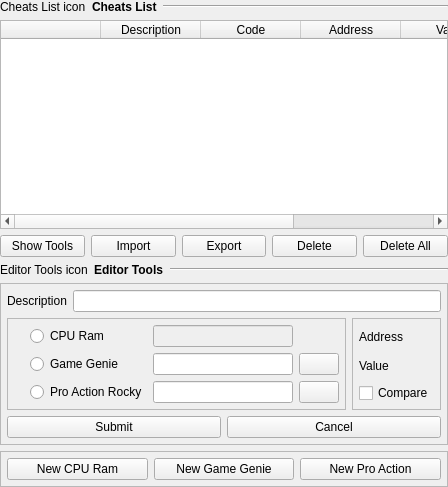
<?xml version="1.0" encoding="UTF-8"?>
<ui version="4.0">
 <class>wdgCheatEditor</class>
 <widget class="QWidget" name="wdgCheatEditor">
  <property name="geometry">
   <rect>
    <x>0</x>
    <y>0</y>
    <width>448</width>
    <height>487</height>
   </rect>
  </property>
  <property name="focusPolicy">
   <enum>Qt::StrongFocus</enum>
  </property>
  <property name="windowTitle">
   <string>Cheats Editor</string>
  </property>
  <layout class="QVBoxLayout" name="verticalLayout_wdgCheatEditor">
   <property name="leftMargin">
    <number>0</number>
   </property>
   <property name="topMargin">
    <number>0</number>
   </property>
   <property name="rightMargin">
    <number>0</number>
   </property>
   <property name="bottomMargin">
    <number>0</number>
   </property>
   <item>
    <widget class="QWidget" name="widget_Cheats_List" native="true">
     <layout class="QVBoxLayout" name="verticalLayout_widget_Cheats_List">
      <property name="leftMargin">
       <number>0</number>
      </property>
      <property name="topMargin">
       <number>0</number>
      </property>
      <property name="rightMargin">
       <number>0</number>
      </property>
      <property name="bottomMargin">
       <number>0</number>
      </property>
      <item>
       <layout class="QHBoxLayout" name="horizontalLayout_Cheat_List_Editor">
        <item>
         <widget class="QLabel" name="icon_Cheat_List_Editor">
          <property name="text">
           <string notr="true">Cheats List icon</string>
          </property>
         </widget>
        </item>
        <item>
         <widget class="QLabel" name="label_Cheat_List_Editor">
          <property name="font">
           <font>
            <weight>75</weight>
            <bold>true</bold>
           </font>
          </property>
          <property name="text">
           <string>Cheats List</string>
          </property>
         </widget>
        </item>
        <item>
         <widget class="Line" name="line_Cheat_List_Editor">
          <property name="sizePolicy">
           <sizepolicy hsizetype="Expanding" vsizetype="Fixed">
            <horstretch>0</horstretch>
            <verstretch>0</verstretch>
           </sizepolicy>
          </property>
          <property name="orientation">
           <enum>Qt::Horizontal</enum>
          </property>
         </widget>
        </item>
       </layout>
      </item>
      <item>
       <widget class="QTableWidget" name="tableWidget_Cheats">
        <property name="focusPolicy">
         <enum>Qt::StrongFocus</enum>
        </property>
        <property name="editTriggers">
         <set>QAbstractItemView::NoEditTriggers</set>
        </property>
        <property name="tabKeyNavigation">
         <bool>false</bool>
        </property>
        <property name="showDropIndicator" stdset="0">
         <bool>false</bool>
        </property>
        <property name="selectionMode">
         <enum>QAbstractItemView::SingleSelection</enum>
        </property>
        <property name="selectionBehavior">
         <enum>QAbstractItemView::SelectRows</enum>
        </property>
        <property name="sortingEnabled">
         <bool>true</bool>
        </property>
        <property name="cornerButtonEnabled">
         <bool>false</bool>
        </property>
        <property name="columnCount">
         <number>6</number>
        </property>
        <column>
         <property name="text">
          <string/>
         </property>
        </column>
        <column>
         <property name="text">
          <string>Description</string>
         </property>
        </column>
        <column>
         <property name="text">
          <string>Code</string>
         </property>
        </column>
        <column>
         <property name="text">
          <string>Address</string>
         </property>
        </column>
        <column>
         <property name="text">
          <string>Value</string>
         </property>
        </column>
        <column>
         <property name="text">
          <string>Compare</string>
         </property>
        </column>
       </widget>
      </item>
      <item>
       <layout class="QHBoxLayout" name="horizontalLayout_Cheats_Buttons">
        <item>
         <widget class="themePushButton" name="pushButton_Hide_Show_Tools">
          <property name="text">
           <string>Show Tools</string>
          </property>
          <property name="icon">
           <iconset resource="resources.qrc">
            <normaloff>:/icon/icons/settings_wrench.svgz</normaloff>:/icon/icons/settings_wrench.svgz</iconset>
          </property>
         </widget>
        </item>
        <item>
         <widget class="themePushButton" name="pushButton_Import_Cheats">
          <property name="text">
           <string>Import</string>
          </property>
          <property name="icon">
           <iconset resource="resources.qrc">
            <normaloff>:/icon/icons/load.svgz</normaloff>:/icon/icons/load.svgz</iconset>
          </property>
         </widget>
        </item>
        <item>
         <widget class="themePushButton" name="pushButton_Export_Cheats">
          <property name="text">
           <string>Export</string>
          </property>
          <property name="icon">
           <iconset resource="resources.qrc">
            <normaloff>:/icon/icons/save.svgz</normaloff>:/icon/icons/save.svgz</iconset>
          </property>
         </widget>
        </item>
        <item>
         <widget class="themePushButton" name="pushButton_Delete_Cheat">
          <property name="sizePolicy">
           <sizepolicy hsizetype="Preferred" vsizetype="Fixed">
            <horstretch>0</horstretch>
            <verstretch>0</verstretch>
           </sizepolicy>
          </property>
          <property name="text">
           <string>Delete</string>
          </property>
          <property name="icon">
           <iconset resource="resources.qrc">
            <normaloff>:/icon/icons/trash.svgz</normaloff>:/icon/icons/trash.svgz</iconset>
          </property>
         </widget>
        </item>
        <item>
         <widget class="themePushButton" name="pushButton_Delete_All_Cheats">
          <property name="text">
           <string>Delete All</string>
          </property>
          <property name="icon">
           <iconset resource="resources.qrc">
            <normaloff>:/icon/icons/trash.svgz</normaloff>:/icon/icons/trash.svgz</iconset>
          </property>
         </widget>
        </item>
       </layout>
      </item>
     </layout>
    </widget>
   </item>
   <item>
    <widget class="QWidget" name="widget_Edit" native="true">
     <layout class="QVBoxLayout" name="verticalLayout_widget_Edit">
      <property name="leftMargin">
       <number>0</number>
      </property>
      <property name="topMargin">
       <number>0</number>
      </property>
      <property name="rightMargin">
       <number>0</number>
      </property>
      <property name="bottomMargin">
       <number>0</number>
      </property>
      <item>
       <layout class="QHBoxLayout" name="horizontalLayout_Editor_Tools">
        <item>
         <widget class="QLabel" name="icon_Editor_Tools">
          <property name="text">
           <string notr="true">Editor Tools icon</string>
          </property>
         </widget>
        </item>
        <item>
         <widget class="QLabel" name="label_Editor_Tools">
          <property name="font">
           <font>
            <weight>75</weight>
            <bold>true</bold>
           </font>
          </property>
          <property name="text">
           <string>Editor Tools</string>
          </property>
         </widget>
        </item>
        <item>
         <widget class="Line" name="line_Cheats_Editor_Tools">
          <property name="sizePolicy">
           <sizepolicy hsizetype="Expanding" vsizetype="Fixed">
            <horstretch>0</horstretch>
            <verstretch>0</verstretch>
           </sizepolicy>
          </property>
          <property name="orientation">
           <enum>Qt::Horizontal</enum>
          </property>
         </widget>
        </item>
       </layout>
      </item>
      <item>
       <widget class="QFrame" name="frame_Edit">
        <property name="frameShape">
         <enum>QFrame::StyledPanel</enum>
        </property>
        <property name="frameShadow">
         <enum>QFrame::Sunken</enum>
        </property>
        <layout class="QVBoxLayout" name="verticalLayout_Edit">
         <property name="leftMargin">
          <number>6</number>
         </property>
         <property name="topMargin">
          <number>6</number>
         </property>
         <property name="rightMargin">
          <number>6</number>
         </property>
         <property name="bottomMargin">
          <number>6</number>
         </property>
         <item>
          <layout class="QGridLayout" name="gridLayout_Edit">
           <item row="1" column="0">
            <widget class="QFrame" name="frame_Type_Cheat">
             <property name="frameShape">
              <enum>QFrame::StyledPanel</enum>
             </property>
             <property name="frameShadow">
              <enum>QFrame::Sunken</enum>
             </property>
             <layout class="QVBoxLayout" name="verticalLayout_frame_Type_Cheat">
              <property name="leftMargin">
               <number>6</number>
              </property>
              <property name="topMargin">
               <number>6</number>
              </property>
              <property name="rightMargin">
               <number>6</number>
              </property>
              <property name="bottomMargin">
               <number>6</number>
              </property>
              <item>
               <layout class="QGridLayout" name="gridLayout_Type_Cheat">
                <item row="2" column="0">
                 <widget class="QLabel" name="label_color_ProAR">
                  <property name="sizePolicy">
                   <sizepolicy hsizetype="Fixed" vsizetype="Preferred">
                    <horstretch>0</horstretch>
                    <verstretch>0</verstretch>
                   </sizepolicy>
                  </property>
                  <property name="minimumSize">
                   <size>
                    <width>10</width>
                    <height>0</height>
                   </size>
                  </property>
                  <property name="text">
                   <string notr="true"/>
                  </property>
                 </widget>
                </item>
                <item row="0" column="1">
                 <widget class="QRadioButton" name="radioButton_CPU_Ram">
                  <property name="text">
                   <string>CPU Ram</string>
                  </property>
                 </widget>
                </item>
                <item row="1" column="2">
                 <widget class="QLineEdit" name="lineEdit_GG">
                  <property name="sizePolicy">
                   <sizepolicy hsizetype="Expanding" vsizetype="Fixed">
                    <horstretch>0</horstretch>
                    <verstretch>0</verstretch>
                   </sizepolicy>
                  </property>
                  <property name="maxLength">
                   <number>8</number>
                  </property>
                 </widget>
                </item>
                <item row="0" column="0">
                 <widget class="QLabel" name="label_color_CPU_Ram">
                  <property name="sizePolicy">
                   <sizepolicy hsizetype="Fixed" vsizetype="Preferred">
                    <horstretch>0</horstretch>
                    <verstretch>0</verstretch>
                   </sizepolicy>
                  </property>
                  <property name="minimumSize">
                   <size>
                    <width>10</width>
                    <height>0</height>
                   </size>
                  </property>
                  <property name="text">
                   <string notr="true"/>
                  </property>
                 </widget>
                </item>
                <item row="1" column="1">
                 <widget class="QRadioButton" name="radioButton_GG">
                  <property name="text">
                   <string>Game Genie</string>
                  </property>
                 </widget>
                </item>
                <item row="2" column="2">
                 <widget class="QLineEdit" name="lineEdit_ProAR">
                  <property name="sizePolicy">
                   <sizepolicy hsizetype="Expanding" vsizetype="Fixed">
                    <horstretch>0</horstretch>
                    <verstretch>0</verstretch>
                   </sizepolicy>
                  </property>
                  <property name="maxLength">
                   <number>8</number>
                  </property>
                 </widget>
                </item>
                <item row="2" column="1">
                 <widget class="QRadioButton" name="radioButton_ProAR">
                  <property name="text">
                   <string>Pro Action Rocky</string>
                  </property>
                 </widget>
                </item>
                <item row="0" column="2">
                 <widget class="QLineEdit" name="lineEdit_CPU_Ram">
                  <property name="enabled">
                   <bool>false</bool>
                  </property>
                  <property name="sizePolicy">
                   <sizepolicy hsizetype="Expanding" vsizetype="Fixed">
                    <horstretch>0</horstretch>
                    <verstretch>0</verstretch>
                   </sizepolicy>
                  </property>
                  <property name="focusPolicy">
                   <enum>Qt::NoFocus</enum>
                  </property>
                  <property name="maxLength">
                   <number>8</number>
                  </property>
                  <property name="readOnly">
                   <bool>true</bool>
                  </property>
                 </widget>
                </item>
                <item row="1" column="0">
                 <widget class="QLabel" name="label_color_GG">
                  <property name="sizePolicy">
                   <sizepolicy hsizetype="Fixed" vsizetype="Preferred">
                    <horstretch>0</horstretch>
                    <verstretch>0</verstretch>
                   </sizepolicy>
                  </property>
                  <property name="minimumSize">
                   <size>
                    <width>10</width>
                    <height>0</height>
                   </size>
                  </property>
                  <property name="text">
                   <string notr="true"/>
                  </property>
                 </widget>
                </item>
                <item row="1" column="3">
                 <widget class="themePushButton" name="pushButton_Copy_GG">
                  <property name="sizePolicy">
                   <sizepolicy hsizetype="Fixed" vsizetype="Fixed">
                    <horstretch>0</horstretch>
                    <verstretch>0</verstretch>
                   </sizepolicy>
                  </property>
                  <property name="toolTip">
                   <string>Copy</string>
                  </property>
                  <property name="text">
                   <string notr="true"/>
                  </property>
                  <property name="icon">
                   <iconset resource="resources.qrc">
                    <normaloff>:/icon/icons/copy.svgz</normaloff>:/icon/icons/copy.svgz</iconset>
                  </property>
                 </widget>
                </item>
                <item row="2" column="3">
                 <widget class="themePushButton" name="pushButton_Copy_ProAR">
                  <property name="sizePolicy">
                   <sizepolicy hsizetype="Fixed" vsizetype="Fixed">
                    <horstretch>0</horstretch>
                    <verstretch>0</verstretch>
                   </sizepolicy>
                  </property>
                  <property name="toolTip">
                   <string>Copy</string>
                  </property>
                  <property name="text">
                   <string notr="true"/>
                  </property>
                  <property name="icon">
                   <iconset resource="resources.qrc">
                    <normaloff>:/icon/icons/copy.svgz</normaloff>:/icon/icons/copy.svgz</iconset>
                  </property>
                 </widget>
                </item>
               </layout>
              </item>
             </layout>
            </widget>
           </item>
           <item row="1" column="1">
            <widget class="QFrame" name="frame_Raw_Value">
             <property name="frameShape">
              <enum>QFrame::StyledPanel</enum>
             </property>
             <property name="frameShadow">
              <enum>QFrame::Sunken</enum>
             </property>
             <layout class="QVBoxLayout" name="verticalLayout_frame_Raw_Value">
              <property name="leftMargin">
               <number>6</number>
              </property>
              <property name="topMargin">
               <number>6</number>
              </property>
              <property name="rightMargin">
               <number>6</number>
              </property>
              <property name="bottomMargin">
               <number>6</number>
              </property>
              <item>
               <layout class="QGridLayout" name="gridLayout_Raw_Value">
                <item row="2" column="0">
                 <widget class="QCheckBox" name="checkBox_Compare">
                  <property name="text">
                   <string>Compare</string>
                  </property>
                 </widget>
                </item>
                <item row="1" column="0">
                 <widget class="QLabel" name="label_Value">
                  <property name="text">
                   <string>Value</string>
                  </property>
                 </widget>
                </item>
                <item row="0" column="0">
                 <widget class="QLabel" name="label_Address">
                  <property name="text">
                   <string>Address</string>
                  </property>
                 </widget>
                </item>
               </layout>
              </item>
             </layout>
            </widget>
           </item>
           <item row="2" column="0" colspan="2">
            <layout class="QHBoxLayout" name="horizontalLayout_Submit_Cancel">
             <item>
              <widget class="themePushButton" name="pushButton_Submit_Cheat">
               <property name="sizePolicy">
                <sizepolicy hsizetype="Preferred" vsizetype="Fixed">
                 <horstretch>0</horstretch>
                 <verstretch>0</verstretch>
                </sizepolicy>
               </property>
               <property name="text">
                <string>Submit</string>
               </property>
               <property name="icon">
                <iconset resource="resources.qrc">
                 <normaloff>:/icon/icons/pencil.svgz</normaloff>:/icon/icons/pencil.svgz</iconset>
               </property>
              </widget>
             </item>
             <item>
              <widget class="themePushButton" name="pushButton_Cancel_Cheat">
               <property name="sizePolicy">
                <sizepolicy hsizetype="Preferred" vsizetype="Fixed">
                 <horstretch>0</horstretch>
                 <verstretch>0</verstretch>
                </sizepolicy>
               </property>
               <property name="text">
                <string>Cancel</string>
               </property>
               <property name="icon">
                <iconset resource="resources.qrc">
                 <normaloff>:/icon/icons/undo.svgz</normaloff>:/icon/icons/undo.svgz</iconset>
               </property>
              </widget>
             </item>
            </layout>
           </item>
           <item row="0" column="0" colspan="2">
            <layout class="QHBoxLayout" name="horizontalLayout_Description">
             <item>
              <widget class="QLabel" name="label_Description">
               <property name="text">
                <string>Description</string>
               </property>
              </widget>
             </item>
             <item>
              <widget class="QLineEdit" name="lineEdit_Description"/>
             </item>
            </layout>
           </item>
          </layout>
         </item>
        </layout>
       </widget>
      </item>
      <item>
       <widget class="QFrame" name="frame_Buttons">
        <property name="sizePolicy">
         <sizepolicy hsizetype="Expanding" vsizetype="Preferred">
          <horstretch>0</horstretch>
          <verstretch>0</verstretch>
         </sizepolicy>
        </property>
        <property name="frameShape">
         <enum>QFrame::StyledPanel</enum>
        </property>
        <property name="frameShadow">
         <enum>QFrame::Sunken</enum>
        </property>
        <layout class="QVBoxLayout" name="verticalLayout_frame_Buttons">
         <property name="leftMargin">
          <number>6</number>
         </property>
         <property name="topMargin">
          <number>6</number>
         </property>
         <property name="rightMargin">
          <number>6</number>
         </property>
         <property name="bottomMargin">
          <number>6</number>
         </property>
         <item>
          <layout class="QHBoxLayout" name="horizontalLayout_Edit_Buttons">
           <item>
            <widget class="themePushButton" name="pushButton_New_Cheat">
             <property name="sizePolicy">
              <sizepolicy hsizetype="Preferred" vsizetype="Fixed">
               <horstretch>0</horstretch>
               <verstretch>0</verstretch>
              </sizepolicy>
             </property>
             <property name="text">
              <string>New CPU Ram</string>
             </property>
            </widget>
           </item>
           <item>
            <widget class="themePushButton" name="pushButton_New_Cheat_GG">
             <property name="sizePolicy">
              <sizepolicy hsizetype="Preferred" vsizetype="Fixed">
               <horstretch>0</horstretch>
               <verstretch>0</verstretch>
              </sizepolicy>
             </property>
             <property name="text">
              <string>New Game Genie</string>
             </property>
            </widget>
           </item>
           <item>
            <widget class="themePushButton" name="pushButton_New_Cheat_ProAR">
             <property name="sizePolicy">
              <sizepolicy hsizetype="Preferred" vsizetype="Fixed">
               <horstretch>0</horstretch>
               <verstretch>0</verstretch>
              </sizepolicy>
             </property>
             <property name="text">
              <string>New Pro Action</string>
             </property>
            </widget>
           </item>
          </layout>
         </item>
        </layout>
       </widget>
      </item>
     </layout>
    </widget>
   </item>
  </layout>
 </widget>
 <customwidgets>
  <customwidget>
   <class>themePushButton</class>
   <extends>QPushButton</extends>
   <header>theme.hpp</header>
  </customwidget>
 </customwidgets>
 <tabstops>
  <tabstop>tableWidget_Cheats</tabstop>
  <tabstop>pushButton_Hide_Show_Tools</tabstop>
  <tabstop>pushButton_Import_Cheats</tabstop>
  <tabstop>pushButton_Export_Cheats</tabstop>
  <tabstop>pushButton_Delete_Cheat</tabstop>
  <tabstop>pushButton_Delete_All_Cheats</tabstop>
  <tabstop>lineEdit_Description</tabstop>
  <tabstop>radioButton_CPU_Ram</tabstop>
  <tabstop>radioButton_GG</tabstop>
  <tabstop>lineEdit_GG</tabstop>
  <tabstop>pushButton_Copy_GG</tabstop>
  <tabstop>radioButton_ProAR</tabstop>
  <tabstop>lineEdit_ProAR</tabstop>
  <tabstop>pushButton_Copy_ProAR</tabstop>
  <tabstop>checkBox_Compare</tabstop>
  <tabstop>pushButton_Submit_Cheat</tabstop>
  <tabstop>pushButton_Cancel_Cheat</tabstop>
  <tabstop>pushButton_New_Cheat</tabstop>
  <tabstop>pushButton_New_Cheat_GG</tabstop>
  <tabstop>pushButton_New_Cheat_ProAR</tabstop>
 </tabstops>
 <resources>
  <include location="resources.qrc"/>
  <include location="resources.qrc"/>
 </resources>
 <connections/>
</ui>
